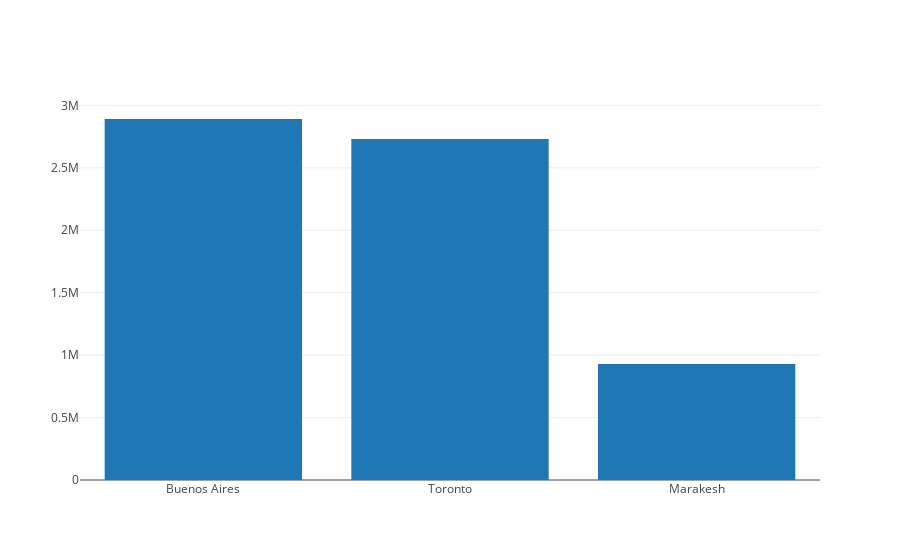

Notebook source saved alongside this figure:
### Code cell
# __SOLUTION__ 
import plotly

plotly.offline.init_notebook_mode(connected=True)

x_values = [cities[0]['City'], cities[1]['City'], cities[2]['City']]
y_values = [cities[0]['Population'], cities[1]['Population'], cities[2]['Population']]
trace_first_three_pops = {'x': x_values, 'y': y_values, 'type': 'bar'}
plotly.offline.iplot([trace_first_three_pops])

### Figure 1 — Plotly figure (JSON) as saved in the notebook; plotly's stock layout.template omitted (floating-point values rounded to 4 significant figures)
{"data": [{"type": "bar", "uid": "2cc423f4-c99c-11e9-9801-3af9d3ad3e0b", "x": ["Buenos Aires", "Toronto", "Marakesh"], "y": [2891082, 2731571, 928850]}], "layout": {}}
